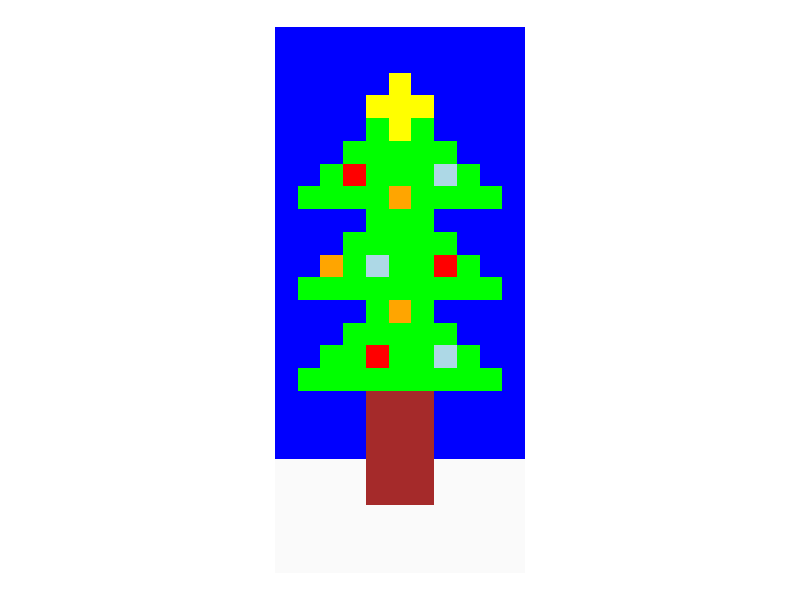

The R source for this figure:
library(ggplot2)
library(tidyr)
library(dplyr)

df <- as.data.frame(rbind(
            c(rep(2,11)),
            c(rep(2,11)),
            c(rep(2,5),4,rep(2,5)),
            c(rep(2,4),rep(4,3),rep(2,4)),
            c(rep(2,4),3,4,3,rep(2,4)),
            c(rep(2,3),rep(3,5),rep(2,3)),
            c(rep(2,2),3,5,rep(3,3),7,3,rep(2,2)),
            c(2,rep(3,4),6,rep(3,4),2),
            c(rep(2,4),rep(3,3),rep(2,4)),
            c(rep(2,3),rep(3,5),rep(2,3)),
            c(rep(2,2),6,3,7,rep(3,2),5,3,rep(2,2)),
            c(2,rep(3,9),2),
            c(rep(2,4),3,6,3,rep(2,4)),
            c(rep(2,3),rep(3,5),rep(2,3)),
            c(rep(2,2),rep(3,2),5,rep(3,2),7,3,rep(2,2)),
            c(2,rep(3,9),2),
            c(rep(2,4),rep(1,3),rep(2,4)),
            c(rep(2,4),rep(1,3),rep(2,4)),
            c(rep(2,4),rep(1,3),rep(2,4)),
            c(rep(0,4),rep(1,3),rep(0,4)),
            c(rep(0,4),rep(1,3),rep(0,4)),
            c(rep(0,11)),
            c(rep(0,11)),
            c(rep(0,11))
            ))

df <- df %>% 
  mutate(y = 25 - row_number())  %>% 
  pivot_longer(-y, names_to = "x", values_to = "wartosc") %>% 
  select(-x) %>% 
  mutate(x=rep(1:11,24))

ggplot(df, aes(x = x, y = y, fill = factor(wartosc))) +
  geom_tile() +
  scale_fill_manual(values = c(
    "0" = "#FAFAFA",
    "1" = "brown",
    "2" = "blue",
    "3" = "green",
    "4" = "yellow",
    "5" = "red",
    "6" = "orange",
    "7" = "lightblue"
  )) +
  coord_fixed() +                         
  theme_void() +
  theme(legend.position = "none")
